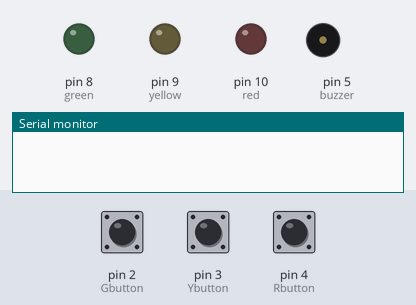
A sketch run on a simulated Arduino Uno, built with avr-gcc and run on an emulated ATmega328P. Parts: output pins drawn as LEDs (lit = HIGH), buzzer (waves = sounding, pin HIGH), the last lines printed to the serial monitor. The test bench sets the inputs (shaded band); at power-on: pin 2 (Gbutton) HIGH, pin 3 (Ybutton) HIGH, pin 4 (Rbutton) HIGH.

Above: at 1.2 s.
1.3 s: pin 2 (Gbutton) pulled LOW for 0.15 s
At 2.4 s:
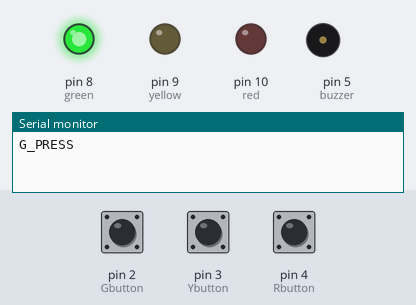
2.9 s: pin 3 (Ybutton) pulled LOW for 0.15 s
At 3.7 s:
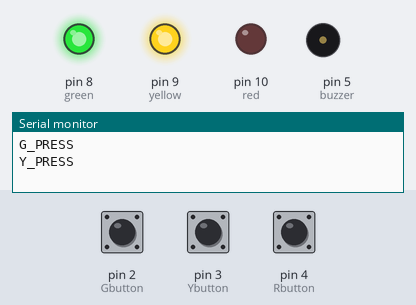
4.5 s: pin 4 (Rbutton) pulled LOW for 0.15 s
At 4.9 s:
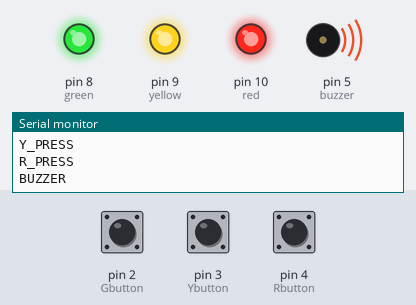
6.1 s: pin 2 (Gbutton) pulled LOW for 1 s
At 7.3 s:
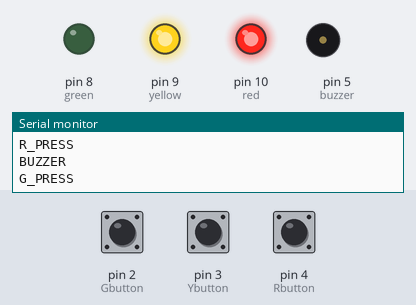
8.6 s: pin 3 (Ybutton) pulled LOW for 1 s
At 9.2 s:
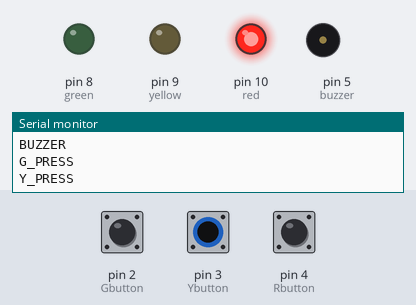
11.1 s: pin 2 (Gbutton) pulled LOW for 0.15 s
At 12.3 s:
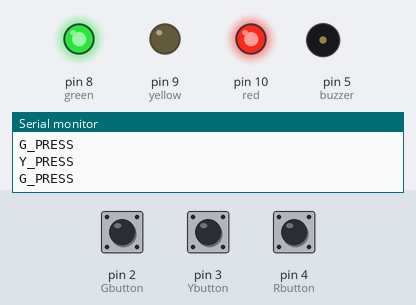
Timing chart, 0 to 13.7 s (numbered marks = the images above; inputs shaded):
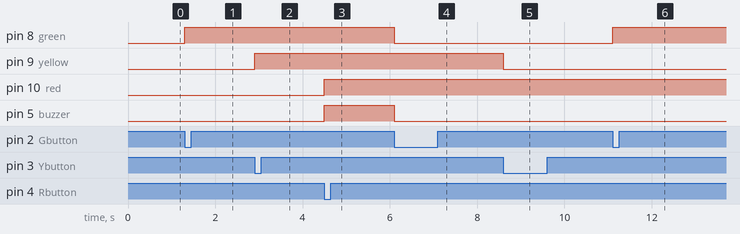

The sketch:

colour_button.ino
```cpp
  const int green = 8;
  const int yellow =9;
  const int red =10;

  const int Rbutton = 4;
  const int Ybutton = 3;
  const int Gbutton = 2;

  const int buzzer = 5;
  int buzzerCount = 0;
  bool lastAllOn = false;

  bool GState = false;
  bool YState = false;
  bool RState = false;

  bool lastG = HIGH;
  bool lastY = HIGH;
  bool lastR = HIGH;


  void setup() {
  pinMode(green, OUTPUT);
  pinMode(yellow, OUTPUT);
  pinMode(red, OUTPUT);

  pinMode(Rbutton, INPUT_PULLUP);
  pinMode(Ybutton, INPUT_PULLUP);
  pinMode(Gbutton, INPUT_PULLUP);

  pinMode(buzzer, OUTPUT);

  Serial.begin(9600);

  }

  void loop() {
    bool currentG = digitalRead(Gbutton);

    if(lastG == HIGH && currentG == LOW)
    { GState = !GState;
      digitalWrite(green, GState);
      Serial.println("G_PRESS"); }

    lastG = currentG;

    bool currentY = digitalRead(Ybutton);

    if(lastY == HIGH && currentY == LOW)
    { YState = !YState;
      digitalWrite(yellow, YState);
      Serial.println("Y_PRESS"); }

    lastY = currentY;

    bool currentR = digitalRead(Rbutton);

    if(lastR == HIGH && currentR == LOW)
    { RState = !RState;
      digitalWrite(red, RState);
      Serial.println("R_PRESS"); }

    lastR = currentR;

    bool allOn = (GState == true && YState == true && RState == true);

    if (allOn)
    { digitalWrite(buzzer, HIGH);

    if (!lastAllOn)
    { buzzerCount++;
      Serial.println("BUZZER"); } }
    else
    { digitalWrite(buzzer, LOW); }

    lastAllOn = allOn; }
```

Measured:
- after the input at 1.3 s, pin 8 (green): LOW → HIGH at once
- after the input at 2.9 s, pin 9 (yellow): LOW → HIGH at once
- after the input at 4.5 s, pin 10 (red), pin 5 (buzzer): LOW → HIGH at once
- after the input at 6.1 s, pin 8 (green), pin 5 (buzzer): HIGH → LOW at once
- after the input at 8.6 s, pin 9 (yellow): HIGH → LOW at once
- after the input at 11.1 s, pin 8 (green): LOW → HIGH at once
